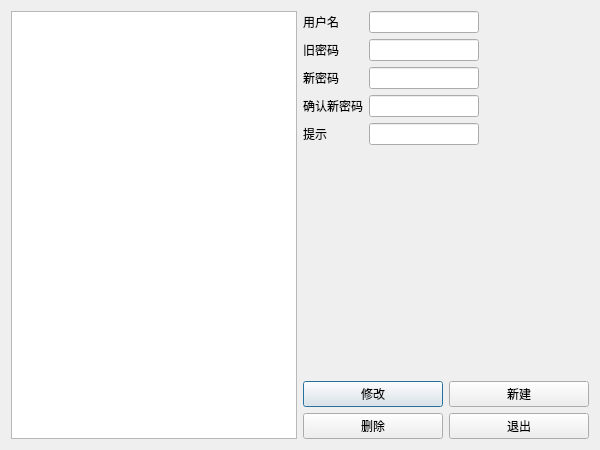
<?xml version="1.0" encoding="UTF-8"?>
<ui version="4.0">
 <class>user_Dialog</class>
 <widget class="QDialog" name="user_Dialog">
  <property name="geometry">
   <rect>
    <x>0</x>
    <y>0</y>
    <width>600</width>
    <height>450</height>
   </rect>
  </property>
  <property name="windowTitle">
   <string>用户密码修改</string>
  </property>
  <layout class="QGridLayout" name="gridLayout_3">
   <item row="2" column="1">
    <layout class="QGridLayout" name="gridLayout_2">
     <item row="0" column="0">
      <widget class="QPushButton" name="modify_pushButton">
       <property name="styleSheet">
        <string notr="true"/>
       </property>
       <property name="text">
        <string>修改</string>
       </property>
       <property name="icon">
        <iconset resource="kj.qrc">
         <normaloff>:/qrc/image/qrc/image/modify_icon.png</normaloff>:/qrc/image/qrc/image/modify_icon.png</iconset>
       </property>
      </widget>
     </item>
     <item row="1" column="0">
      <widget class="QPushButton" name="del_pushButton">
       <property name="text">
        <string>删除</string>
       </property>
       <property name="icon">
        <iconset resource="kj.qrc">
         <normaloff>:/qrc/image/qrc/image/delete_icon.png</normaloff>:/qrc/image/qrc/image/delete_icon.png</iconset>
       </property>
      </widget>
     </item>
     <item row="0" column="1">
      <widget class="QPushButton" name="new_pushButton">
       <property name="text">
        <string>新建</string>
       </property>
       <property name="icon">
        <iconset resource="kj.qrc">
         <normaloff>:/qrc/image/qrc/image/insert_icon.png</normaloff>:/qrc/image/qrc/image/insert_icon.png</iconset>
       </property>
      </widget>
     </item>
     <item row="1" column="1">
      <widget class="QPushButton" name="quit_pushButton">
       <property name="text">
        <string>退出</string>
       </property>
       <property name="icon">
        <iconset resource="kj.qrc">
         <normaloff>:/qrc/image/qrc/image/exit_icon.png</normaloff>:/qrc/image/qrc/image/exit_icon.png</iconset>
       </property>
      </widget>
     </item>
    </layout>
   </item>
   <item row="0" column="1">
    <layout class="QGridLayout" name="gridLayout">
     <item row="2" column="1">
      <widget class="QLineEdit" name="oldPassword_lineEdit"/>
     </item>
     <item row="0" column="1">
      <widget class="QLineEdit" name="userName_lineEdit"/>
     </item>
     <item row="3" column="0">
      <widget class="QLabel" name="label_4">
       <property name="text">
        <string>&lt;html&gt;&lt;head/&gt;&lt;body&gt;&lt;p&gt;新密码&lt;/p&gt;&lt;/body&gt;&lt;/html&gt;</string>
       </property>
      </widget>
     </item>
     <item row="5" column="0">
      <widget class="QLabel" name="label">
       <property name="text">
        <string>&lt;html&gt;&lt;head/&gt;&lt;body&gt;&lt;p&gt;提示&lt;/p&gt;&lt;/body&gt;&lt;/html&gt;</string>
       </property>
      </widget>
     </item>
     <item row="0" column="0">
      <widget class="QLabel" name="label_2">
       <property name="text">
        <string>&lt;html&gt;&lt;head/&gt;&lt;body&gt;&lt;p&gt;用户名&lt;/p&gt;&lt;/body&gt;&lt;/html&gt;</string>
       </property>
      </widget>
     </item>
     <item row="4" column="1">
      <widget class="QLineEdit" name="newPasswordAgain_lineEdit"/>
     </item>
     <item row="5" column="1">
      <widget class="QLineEdit" name="hints_lineEdit"/>
     </item>
     <item row="4" column="0">
      <widget class="QLabel" name="label_5">
       <property name="text">
        <string>&lt;html&gt;&lt;head/&gt;&lt;body&gt;&lt;p&gt;确认新密码&lt;/p&gt;&lt;/body&gt;&lt;/html&gt;</string>
       </property>
      </widget>
     </item>
     <item row="3" column="1">
      <widget class="QLineEdit" name="newPassword_lineEdit"/>
     </item>
     <item row="2" column="0">
      <widget class="QLabel" name="label_3">
       <property name="text">
        <string>&lt;html&gt;&lt;head/&gt;&lt;body&gt;&lt;p&gt;旧密码&lt;/p&gt;&lt;/body&gt;&lt;/html&gt;</string>
       </property>
      </widget>
     </item>
     <item row="4" column="2">
      <spacer name="horizontalSpacer_2">
       <property name="orientation">
        <enum>Qt::Horizontal</enum>
       </property>
       <property name="sizeHint" stdset="0">
        <size>
         <width>40</width>
         <height>20</height>
        </size>
       </property>
      </spacer>
     </item>
    </layout>
   </item>
   <item row="0" column="0" rowspan="3">
    <widget class="QTreeView" name="user_treeView"/>
   </item>
   <item row="1" column="1">
    <spacer name="verticalSpacer">
     <property name="orientation">
      <enum>Qt::Vertical</enum>
     </property>
     <property name="sizeType">
      <enum>QSizePolicy::Fixed</enum>
     </property>
     <property name="sizeHint" stdset="0">
      <size>
       <width>20</width>
       <height>40</height>
      </size>
     </property>
    </spacer>
   </item>
  </layout>
 </widget>
 <tabstops>
  <tabstop>userName_lineEdit</tabstop>
  <tabstop>oldPassword_lineEdit</tabstop>
  <tabstop>newPassword_lineEdit</tabstop>
  <tabstop>newPasswordAgain_lineEdit</tabstop>
  <tabstop>hints_lineEdit</tabstop>
  <tabstop>modify_pushButton</tabstop>
  <tabstop>new_pushButton</tabstop>
  <tabstop>del_pushButton</tabstop>
  <tabstop>quit_pushButton</tabstop>
  <tabstop>user_treeView</tabstop>
 </tabstops>
 <resources>
  <include location="kj.qrc"/>
 </resources>
 <connections/>
</ui>
